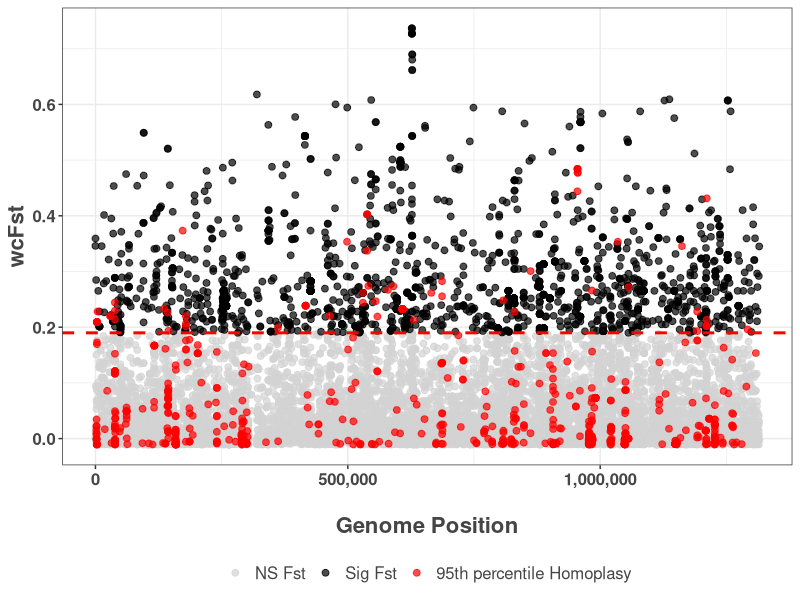

Write the R code that produced this figure.
require(ggplot2)
require(scales)
require(dplyr)

# maximum of null distribution = significance cutoff
fst_sig <- read.delim("ggi_nullWcFst.txt",header=T)$Max[1]

# read fst data for all SNPs in core genome
fst <- read.delim("ggi_wcFst.txt", header = FALSE)
colnames(fst) <- c("seqid","position","targetFreq","backgroundFreq","wcFst")

# read homoplasy data from all core genome homoplasies (ie mutations that occured >= 2 on the phylogeny)
homo <- read.delim("homoplasy/all_gc_homoplasies.txt")

# make separate df for homoplasies in or above the 95th percentile
homo_outliers <- subset(homo, homo$mutationMultiplicity > quantile(homo$mutationMultiplicity,0.95))

# dataframe combining fst values for homoplasy outliers
# arranging dataframe so homoplasies are last (so they are plotted last and stand out on top of fst outliers)
fst <- fst %>% mutate(sig = case_when(position %in% homo_outliers$position ~ "zhomo",
                                      wcFst > fst_sig ~ "sig",
                                      wcFst < fst_sig ~ "NS")) %>%
  arrange(sig)

# plot colors
fst_colors <- c("lightgrey","black","red")

# manhattan plot with significant fst ouliers colored in black and homoplasies colored in red
fstPlot <- ggplot(fst, aes(x=position, y = wcFst)) + geom_point(aes(color=sig), alpha=0.7, size=2)+
  xlab("\nGenome Position") + theme_bw()+
  geom_hline(yintercept = fst_sig, linetype = "dashed", color = "red", size = 1)+
  theme(plot.title = element_text(size = 18, face = "bold", color = "grey27", family = "sans"), 
        axis.text = element_text(color = "grey27", face = "bold", family = "sans", size = 12), 
        axis.title = element_text(color = "grey27", face = "bold", size = 16, family = "sans"),
        legend.position = "bottom", legend.text = element_text(size = 12, color = "grey27", family = "sans"))+
  scale_color_manual(name = NULL, values = fst_colors, labels = c("NS Fst", "Sig Fst", "95th percentile Homoplasy"),
                     breaks = c("NS", "sig","zhomo"))+
  scale_x_continuous(labels=comma)
fstPlot
